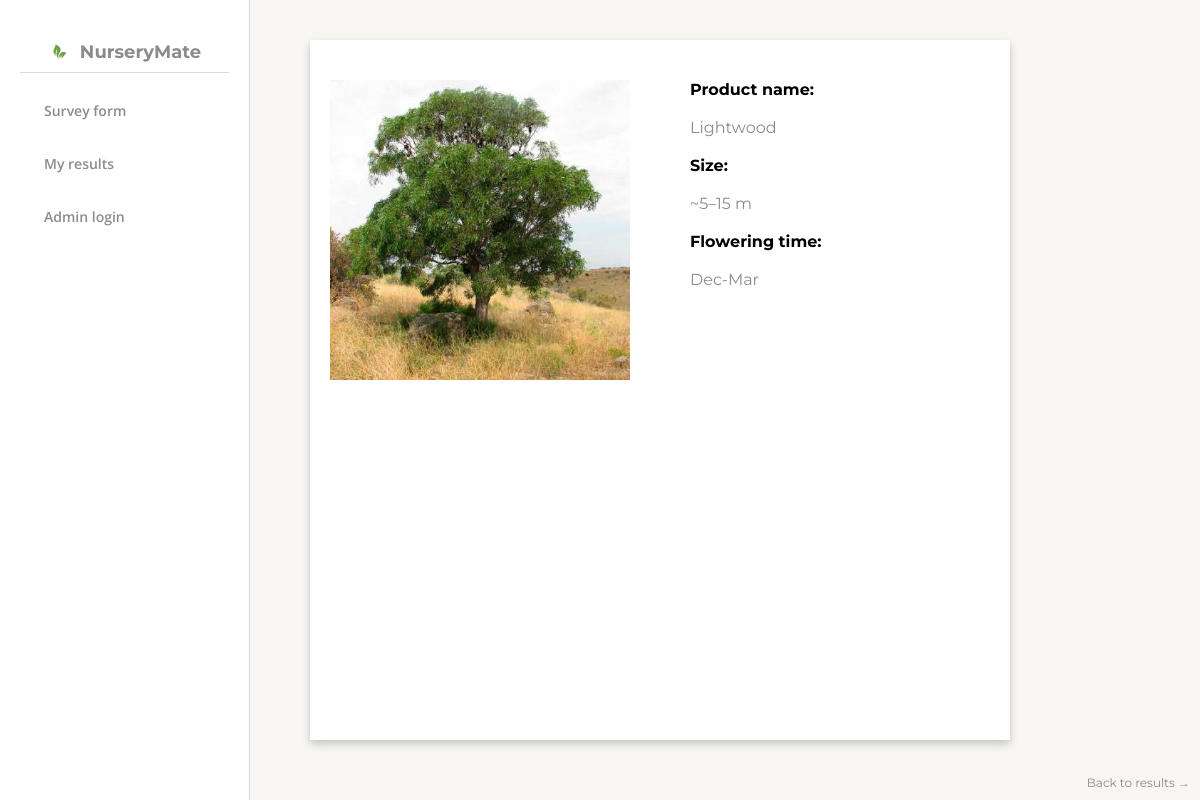
/plant/3, run on the app's committed database.
### tables this page shows
CREATE TABLE plants (
            id INTEGER PRIMARY KEY AUTOINCREMENT,
            scientific_name TEXT NOT NULL,
            common_name TEXT,
            flowering_time TEXT,
            height TEXT,
            ecological_function TEXT,
            sunlight TEXT,
            water_level TEXT,
            salt_wind_tolerance TEXT,
            type TEXT,
            planting_space TEXT,
            image_url TEXT,
            soil_type TEXT
        );

### app.py (the view)
@app.route("/plant/<int:plant_id>")
def plant_details(plant_id):
    plant = get_plant_by_id(plant_id)  # Fetch plant data from the database
    return render_template("plant_details.html", plant=plant)

### app.py (called while the page is built)
def get_plant_by_id(plant_id):
    conn = sqlite3.connect('plants.db')
    c = conn.cursor()
    c.execute("SELECT id, scientific_name, common_name, flowering_time, height, ecological_function, sunlight, water_level, salt_wind_tolerance, type, planting_space, image_url, soil_type FROM plants WHERE id = ?", (plant_id,))
    plant = c.fetchone()
    conn.close()
    if plant:
        return {
            "id": plant[0],
            "scientific_name": plant[1],
            "common_name": plant[2],
            "flowering_time": plant[3],
            "height": plant[4],
            "ecological_function": plant[5],
            "sunlight": plant[6],
            "water_level": plant[7],
            "salt_wind_tolerance": plant[8],
            "type": plant[9],
            "planting_space": plant[10],
            "image_url": plant[11],
            "soil_type": plant[12]
        }
    return None

### templates/plant_details.html (shortened to what this page needs)
<!DOCTYPE html>
<html lang="en">
<head>
    <link rel="stylesheet" href="{{ url_for('static', filename='styles.css') }}">
</head>
<body>
  <nav class="side-navbar" style="position: relative;">
    <div class="navbar-header">
      <img src="{{ url_for('static', filename='images/download.png') }}" alt="NurseryMate Logo" class="logo" />
      <h2>NurseryMate</h2>
    </div>
    <hr class="navbar-divider" />
    <div class="nav-links">
      <a href="{{ url_for('form') }}">Survey form</a>
      <a href="{{ url_for('results') }}">My results</a>
      <a href="{{ url_for('login') }}">Admin login</a>
    </div>
  </nav>
    <main class="main-content">
            <div class="plant-details-container" style="margin-top: 0;">
            <img src="{{ plant.image_url }}" alt="{{ plant.scientific_name }}" class="plant-image" style="width: 100%; height: 300px; object-fit: cover; margin-top: 20px;">
            <div class="plant-details-content" style="margin-top: 20px; display: flex; flex-direction: column; justify-content: flex-start;">
                <div style="flex: 1; margin-right: 20px; margin-left: 40px;">
                {% if plant.common_name %}
<p><strong>Product name:</strong><br><br> <span style="color: #8B8C89;">{{ plant.common_name }}</span></p>
                {% endif %}
<br>
<p><strong>Size:</strong><br><br> <span style="color: #8B8C89;">{{ plant.height }}</span></p>
<br>
<p><strong>Flowering time:</strong><br><br> <span style="color: #8B8C89;">{{ plant.flowering_time }}</span></p>
            </div>
            <a href="{{ url_for('results') }}" class="back-link">Back to results →</a>
        </div>
    </main>
</body>
</html>

### templates/plant_details.html (style rules this page uses)
* { box-sizing: border-box; margin: 0; padding: 0; }
body { display: flex; height: 100vh; font-family: 'Montserrat', sans-serif; background-color: #f7f6f3; }
.side-navbar { width: 250px; background-color: #ffffff; padding: 40px 20px; display: flex; flex-direction: column; align-items: center; border-right: 1px solid #d9d9d9; }
.side-navbar .logo { width: 24px; height: 24px; margin: 0; margin-right: 8px; }
.side-navbar h2 { font-weight: 700; font-size: 18px; color: #8B8C89; margin: 0; line-height: 24px; text-align: left; }
.navbar-header { display: flex; align-items: center; margin-bottom: 8px; }
.navbar-divider { border: none; border-top: 1px solid #d9d9d9; margin: 0 0 16px 0; width: 100%; }
.nav-links { width: 100%; }
.nav-links a { display: block; text-decoration: none; color: #8B8C89; font-family: 'Open Sans', sans-serif; font-weight: 600; font-size: 14px; padding: 12px 20px; margin-bottom: 10px; border-left: 4px solid transparent; transition: all 0.3s ease; }
.main-content { flex-grow: 1; padding: 40px 60px; overflow-y: auto; }
.plant-image { width: 100%; max-width: 300px; margin-bottom: 20px; }
.plant-details-container { height: 700px; width: 700px; background-color: white; border-radius: 0; box-shadow: 0 4px 8px rgba(0, 0, 0, 0.2); padding: 20px; display: flex; }
.plant-details-content { display: flex; flex-direction: column; justify-content: center; margin-left: 20px; }
.back-link { margin-top: 20px; text-decoration: none; color: #8B8C89; font-size: 12px; font-weight: normal; position: absolute; bottom: 10px; right: 10px; }

### data on the page
plants: image_url (picture), common_name "Lightwood", height "~5–15 m", flowering_time "Dec-Mar"
